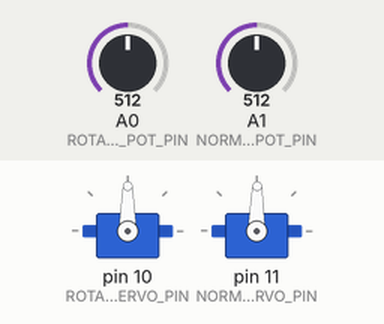
Simulated run of this sketch. Board: Arduino Uno, built with avr-gcc and run on an emulated ATmega328P. Parts: 2 × servo. The test bench sets the inputs (shaded band); at power-on: A0 (ROTATION_SERVO_CONTROL_POT_PIN) = 512, A1 (NORMAL_SERVO_CONTROL_POT_PIN) = 512.

Above: at 1.2 s.
1.3 s: A0 (ROTATION_SERVO_CONTROL_POT_PIN) set to 716
At 2.2 s:
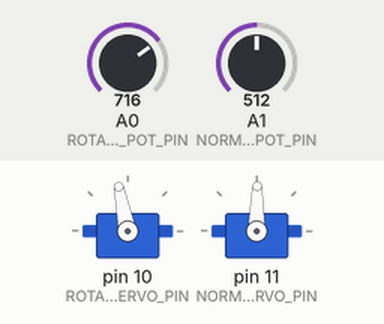
2.8 s: A1 (NORMAL_SERVO_CONTROL_POT_PIN) set to 716
At 3.4 s:
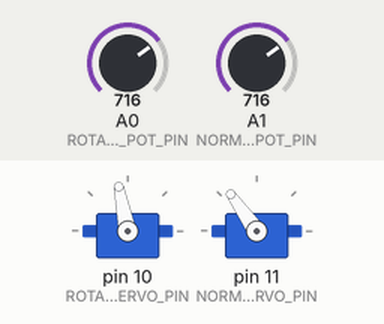
4.3 s: A1 (NORMAL_SERVO_CONTROL_POT_PIN) set to 900
At 5.5 s:
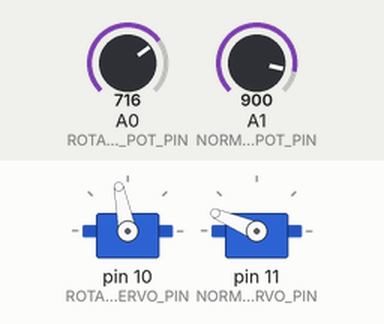
5.8 s: A0 (ROTATION_SERVO_CONTROL_POT_PIN) set to 511
At 6.8 s:
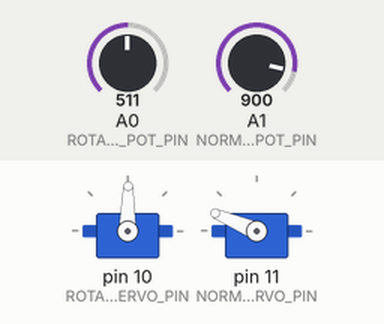
7.3 s: A1 (NORMAL_SERVO_CONTROL_POT_PIN) set to 1023
At 8.0 s:
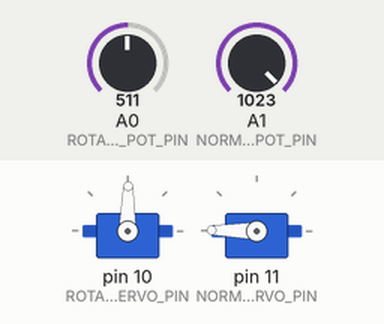
8.8 s: A0 (ROTATION_SERVO_CONTROL_POT_PIN) set to 306
At 9.1 s:
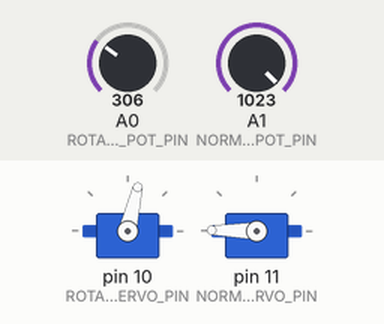
Timing chart, 0 to 11.3 s (numbered marks = the images above; inputs shaded):
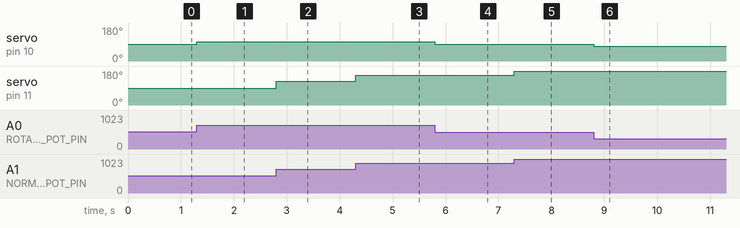

The sketch:

ServoTest.ino
```cpp
/*
 * Rotation....
   Stop at: 93
   Speed: +- 30?
*/

#include <Servo.h>

constexpr char ROTATION_SERVO_PIN = 10;
constexpr char ROTATION_SERVO_CONTROL_POT_PIN = A0;

constexpr char NORMAL_SERVO_PIN = 11;
constexpr char NORMAL_SERVO_CONTROL_POT_PIN = A1;

Servo rotation_servo;
Servo normal_servo;

int pot_val, angle;

void setup() {
  // put your setup code here, to run once:
  rotation_servo.attach(ROTATION_SERVO_PIN);
  normal_servo.attach(NORMAL_SERVO_PIN);
  Serial.begin(115200);
}

void loop() {
  // put your main code here, to run repeatedly:
  pot_val = analogRead(ROTATION_SERVO_CONTROL_POT_PIN);
  angle = map(pot_val, 0, 1023, 60, 120);
  rotation_servo.write(angle);

  pot_val = analogRead(NORMAL_SERVO_CONTROL_POT_PIN);
  angle = map(pot_val, 0, 1023, 0, 179);
  normal_servo.write(angle);
}
```

Measured:
- after the input at 1.3 s, servo on pin 10 (ROTATION_SERVO_PIN): 90° → 101° at once
- after the input at 2.8 s, servo on pin 11 (NORMAL_SERVO_PIN): 89° → 125° at once
- after the input at 4.3 s, servo on pin 11 (NORMAL_SERVO_PIN): 125° → 157° at once
- after the input at 5.8 s, servo on pin 10 (ROTATION_SERVO_PIN): 101° → 89° at once
- after the input at 7.3 s, servo on pin 11 (NORMAL_SERVO_PIN): 157° → 179° at once
- after the input at 8.8 s, servo on pin 10 (ROTATION_SERVO_PIN): 89° → 77° at once
